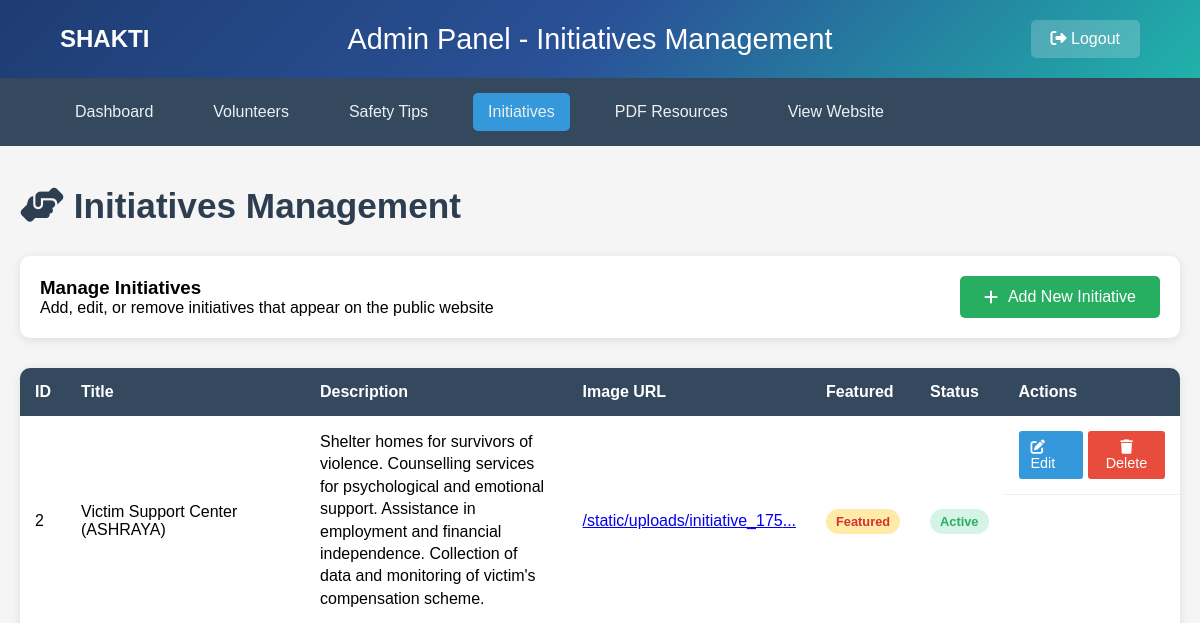
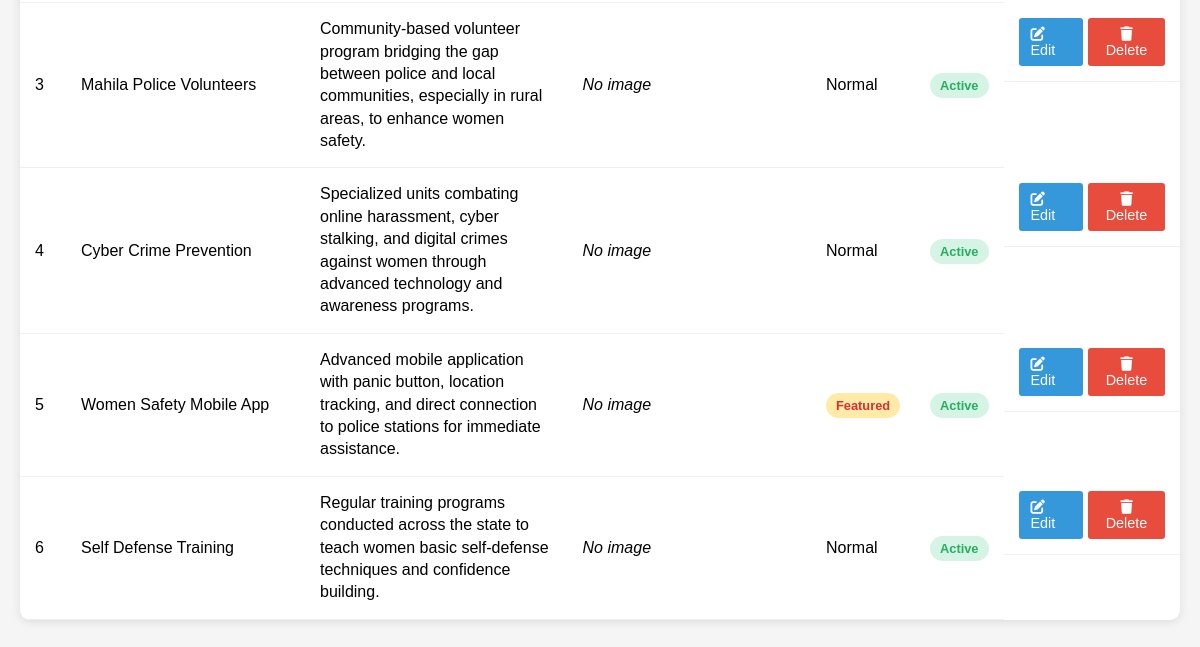
Page /admin/initiatives (signed in) on the earlier database version (2 pictures, top to bottom).
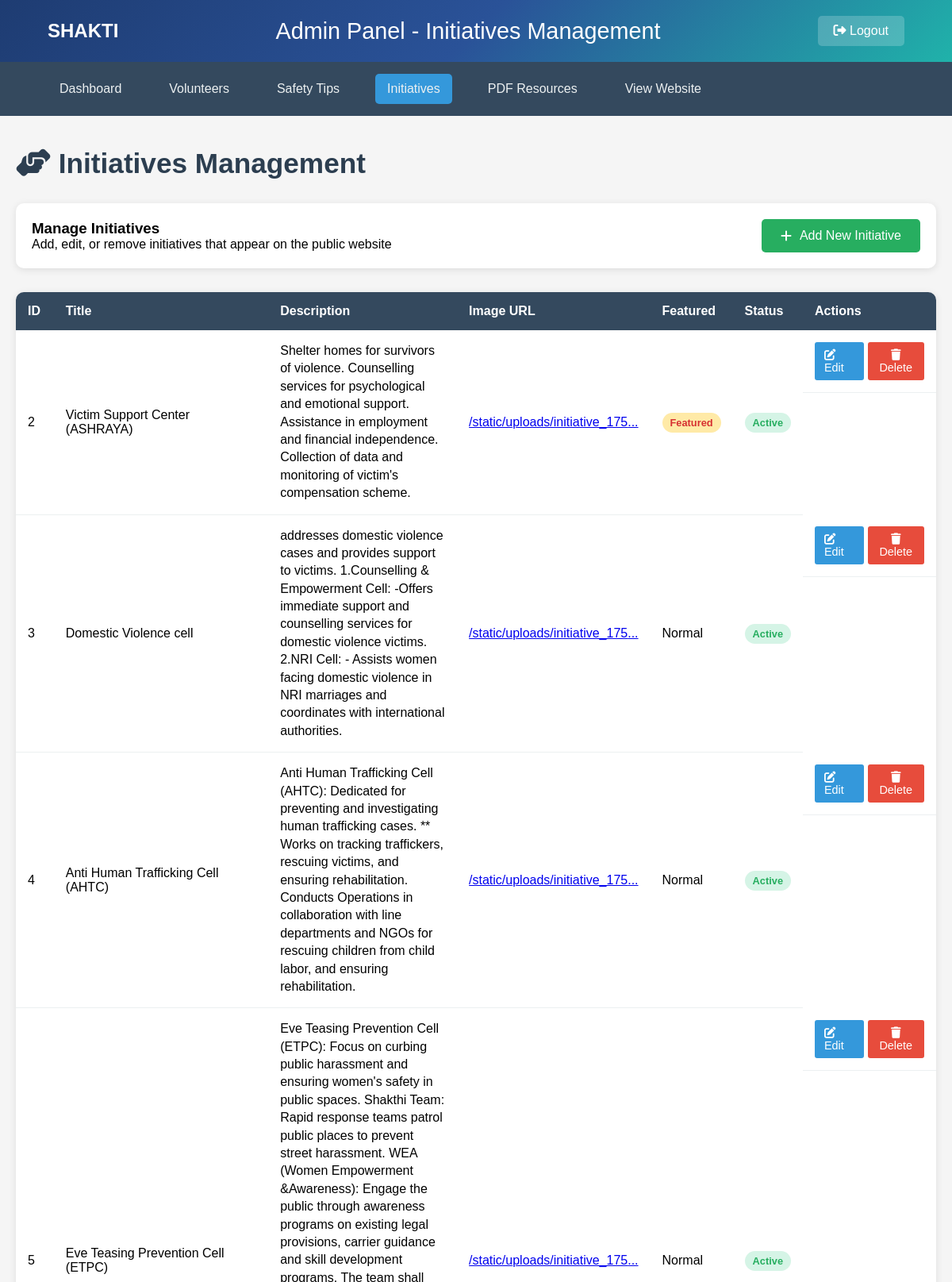
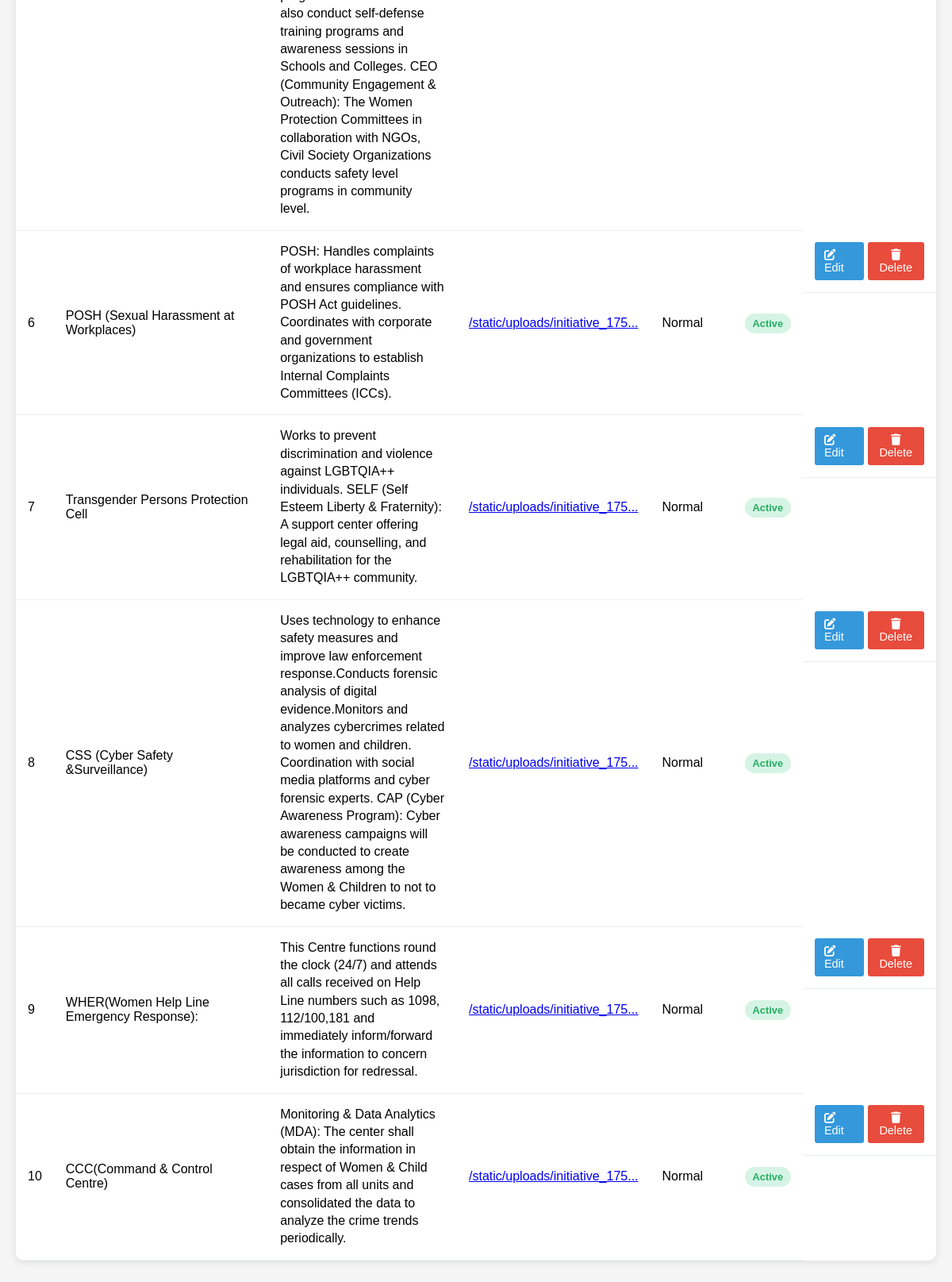
Same page on the later database version (2 pictures, top to bottom).
### tables this page shows
CREATE TABLE initiatives (
            id INTEGER PRIMARY KEY AUTOINCREMENT,
            title TEXT NOT NULL,
            description TEXT NOT NULL,
            image_url TEXT,
            is_featured INTEGER DEFAULT 0,
            is_active INTEGER DEFAULT 1,
            created_at TIMESTAMP DEFAULT CURRENT_TIMESTAMP,
            updated_at TIMESTAMP DEFAULT CURRENT_TIMESTAMP
        );

### app.py (the view)
@app.route('/admin/initiatives')
def admin_initiatives():
    if not session.get('admin_logged_in'):
        return redirect(url_for('admin_login'))
    conn = sqlite3.connect('women_safety.db')
    cursor = conn.cursor()
    cursor.execute('SELECT id, title, description, image_url, is_featured, is_active FROM initiatives ORDER BY id')
    initiatives = cursor.fetchall()
    conn.close()
    return render_template('admin_initiatives.html', initiatives=initiatives)

### templates/admin_initiatives.html (shortened to what this page needs)
<!DOCTYPE html>
<html lang="en">
<head>
    <link rel="stylesheet" href="https://cdnjs.cloudflare.com/ajax/libs/font-awesome/6.4.0/css/all.min.css">
</head>
<body>
    <div class="header">
        <div class="logo">SHAKTI</div>
        <div class="admin-title">Admin Panel - Initiatives Management</div>
        <a href="{{ url_for('admin_logout') }}" class="logout-btn">
            <i class="fas fa-sign-out-alt"></i> Logout
        </a>
    </div>
    <div class="nav-bar">
        <div class="nav-menu">
            <a href="{{ url_for('admin_dashboard') }}">Dashboard</a>
            <a href="{{ url_for('admin_volunteers') }}">Volunteers</a>
            <a href="{{ url_for('admin_safety_tips') }}">Safety Tips</a>
            <a href="{{ url_for('admin_initiatives') }}" class="active">Initiatives</a>
            <a href="{{ url_for('admin_pdf_resources') }}">PDF Resources</a>
            <a href="/">View Website</a>
        </div>
    </div>
    <div class="container">
        <h1 class="page-title">
            <i class="fas fa-hands-helping"></i> Initiatives Management
        </h1>
        <div class="action-bar">
            <div>
                <h3>Manage Initiatives</h3>
                <p>Add, edit, or remove initiatives that appear on the public website</p>
            </div>
            <a href="{{ url_for('admin_add_initiative') }}" class="add-btn">
                <i class="fas fa-plus"></i> Add New Initiative
            </a>
        </div>
        <div class="content-table">
            <table>
                <thead>
                    <tr>
                        <th>ID</th>
                        <th>Title</th>
                        <th>Description</th>
                        <th>Image URL</th>
                        <th>Featured</th>
                        <th>Status</th>
                        <th>Actions</th>
                    </tr>
                </thead>
                <tbody>
                    {% for initiative in initiatives %}
                    <tr>
                        <td>{{ initiative[0] }}</td>
                        <td>{{ initiative[1] }}</td>
                        <td class="description-preview">{{ initiative[2] }}</td>
                        <td>
                            {% if initiative[3] %}
                                <a href="{{ initiative[3] }}" target="_blank">{{ initiative[3][:30] }}...</a>
                            {% else %}
                                <em>No image</em>
                            {% endif %}
                        </td>
                        <td>
                            {% if initiative[4] %}
                                <span class="status-badge status-featured">Featured</span>
                            {% else %}
                                <span>Normal</span>
                            {% endif %}
                        </td>
                        <td>
                            {% if initiative[5] %}
                                <span class="status-badge status-active">Active</span>
                            {% else %}
                                <span class="status-badge status-inactive">Inactive</span>
                            {% endif %}
                        </td>
                        <td class="action-btns">
                            <a href="{{ url_for('admin_edit_initiative', initiative_id=initiative[0]) }}" class="btn btn-edit">
                                <i class="fas fa-edit"></i> Edit
                            </a>
                            <form method="POST" action="{{ url_for('admin_delete_initiative', initiative_id=initiative[0]) }}" style="display: inline;">
                                <button type="submit"
                                       class="btn btn-delete"
                                       onclick="return confirm('Are you sure you want to delete this initiative?')"
                                       style="border: none; cursor: pointer;">
                                    <i class="fas fa-trash"></i> Delete
                                </button>
                            </form>
                        </td>
                    </tr>
                    {% endfor %}
                </tbody>
            </table>
        </div>
    </div>
</body>
</html>

### templates/admin_initiatives.html (style rules this page uses)
* { margin: 0; padding: 0; box-sizing: border-box; }
body { font-family: Arial, sans-serif; background: #f5f5f5; }
.header { background: linear-gradient(135deg, #1e3c72 0%, #2a5298 50%, #20b2aa 100%); padding: 20px 60px; display: flex; align-items: center; justify-content: space-between; color: #fff; }
.logo { font-size: 1.5em; font-weight: bold; }
.admin-title { font-size: 1.8em; text-align: center; }
.logout-btn { background: rgba(255,255,255,0.2); color: #fff; padding: 10px 20px; border: none; border-radius: 5px; text-decoration: none; transition: all 0.3s; }
.nav-bar { background: #34495e; padding: 15px 60px; }
.nav-menu { display: flex; gap: 30px; }
.nav-menu a { color: #ecf0f1; text-decoration: none; padding: 10px 15px; border-radius: 5px; transition: all 0.3s; }
.nav-menu a:hover, .nav-menu a.active { background: #3498db; }
.container { max-width: 1200px; margin: 40px auto; padding: 0 20px; }
.page-title { font-size: 2.2em; color: #2c3e50; margin-bottom: 30px; }
.action-bar { display: flex; justify-content: space-between; align-items: center; margin-bottom: 30px; padding: 20px; background: #fff; border-radius: 10px; box-shadow: 0 2px 10px rgba(0,0,0,0.1); }
.add-btn { background: #27ae60; color: #fff; padding: 12px 24px; border: none; border-radius: 5px; text-decoration: none; display: inline-flex; align-items: center; gap: 10px; transition: all 0.3s; }
.content-table { width: 100%; background: #fff; border-radius: 10px; box-shadow: 0 2px 10px rgba(0,0,0,0.1); overflow: hidden; }
.content-table table { width: 100%; border-collapse: collapse; }
.content-table th { background: #34495e; color: #fff; padding: 15px; text-align: left; font-weight: 600; }
.content-table td { padding: 15px; border-bottom: 1px solid #ecf0f1; }
.status-badge { padding: 5px 10px; border-radius: 15px; font-size: 0.8em; font-weight: bold; }
.status-active { background: #d5f4e6; color: #27ae60; }
.status-featured { background: #ffeaa7; color: #d63031; }
.action-btns { display: flex; gap: 5px; }
.btn { padding: 8px 12px; border: none; border-radius: 3px; text-decoration: none; font-size: 0.9em; cursor: pointer; transition: all 0.3s; }
.btn-edit { background: #3498db; color: #fff; }
.btn-delete { background: #e74c3c; color: #fff; }
.description-preview { max-width: 300px; max-height: 80px; overflow: hidden; text-overflow: ellipsis; line-height: 1.4; }

Differences in the rows shown:
changed initiatives id 3: title "Mahila Police Volunteers" → "Domestic Violence cell"; description "Community-based volunteer program bridging the gap between police and local communities, especially in rural areas, to enhance women safety." → "addresses domestic violence cases and provides support to victims. 1.Counselling & Empowerment Cell: -Offers immediate support and counselling services for domestic violence victims. 2.NRI Cell: - Assists women facing domestic violence in NRI marriages and coordinates with international authorities."; image_url (not shown) → "/static/uploads/initiative_175"; image_url "No image" → "..."
changed initiatives id 4: title "Cyber Crime Prevention" → "Anti Human Trafficking Cell (AHTC)"; description "Specialized units combating online harassment, cyber stalking, and digital crimes against women through advanced technology and awareness programs." → "Anti Human Trafficking Cell (AHTC): Dedicated for preventing and investigating human trafficking cases. ** Works on tracking traffickers, rescuing victims, and ensuring rehabilitation. Conducts Operations in collaboration with line departments and NGOs for rescuing children from child labor, and ensuring rehabilitation."; image_url (not shown) → "/static/uploads/initiative_175"; image_url "No image" → "..."
changed initiatives id 5: title "Women Safety Mobile App" → "Eve Teasing Prevention Cell (ETPC)"; description "Advanced mobile application with panic button, location tracking, and direct connection to police stations for immediate assistance." → "Eve Teasing Prevention Cell (ETPC): Focus on curbing public harassment and ensuring women's safety in public spaces. Shakthi Team: Rapid response teams patrol public places to prevent street harassment. WEA (Women Empowerment &Awareness): Engage the public through awareness programs on existing legal provisions, carrier guidance and skill development programs. The team shall also conduct self-defense training programs and awareness sessions in Schools and Colleges. CEO (Community Engagement & Outreach): The Women Protection Committees in collaboration with NGOs, Civil Society Organizations conducts safety level programs in community level."; image_url (not shown) → "/static/uploads/initiative_175"; image_url "No image" → "..."; is_featured "Featured" → "Normal"
changed initiatives id 6: title "Self Defense Training" → "POSH (Sexual Harassment at Workplaces)"; description "Regular training programs conducted across the state to teach women basic self-defense techniques and confidence building." → "POSH: Handles complaints of workplace harassment and ensures compliance with POSH Act guidelines. Coordinates with corporate and government organizations to establish Internal Complaints Committees (ICCs)."; image_url (not shown) → "/static/uploads/initiative_175"; image_url "No image" → "..."
added initiatives: id "7", title "Transgender Persons Protection Cell", description "Works to prevent discrimination and violence against LGBTQIA++ individuals. SELF (Self Esteem Liberty & Fraternity): A support center offering legal aid, counselling, and rehabilitation for the LGBTQIA++ community.", image_url "/static/uploads/initiative_175", is_featured "Normal", is_active "Active"
added initiatives: id "8", title "CSS (Cyber Safety &Surveillance)", description "Uses technology to enhance safety measures and improve law enforcement response.Conducts forensic analysis of digital evidence.Monitors and analyzes cybercrimes related to women and children. Coordination with social media platforms and cyber forensic experts. CAP (Cyber Awareness Program): Cyber awareness campaigns will be conducted to create awareness among the Women & Children to not to became cyber victims.", image_url "/static/uploads/initiative_175", is_featured "Normal", is_active "Active"
added initiatives: id "9", title "WHER(Women Help Line Emergency Response):", description "This Centre functions round the clock (24/7) and attends all calls received on Help Line numbers such as 1098, 112/100,181 and immediately inform/forward the information to concern jurisdiction for redressal.", image_url "/static/uploads/initiative_175", is_featured "Normal", is_active "Active"
added initiatives: id "10", title "CCC(Command & Control Centre)", description "Monitoring & Data Analytics (MDA): The center shall obtain the information in respect of Women & Child cases from all units and consolidated the data to analyze the crime trends periodically.", image_url "/static/uploads/initiative_175", is_featured "Normal", is_active "Active"
